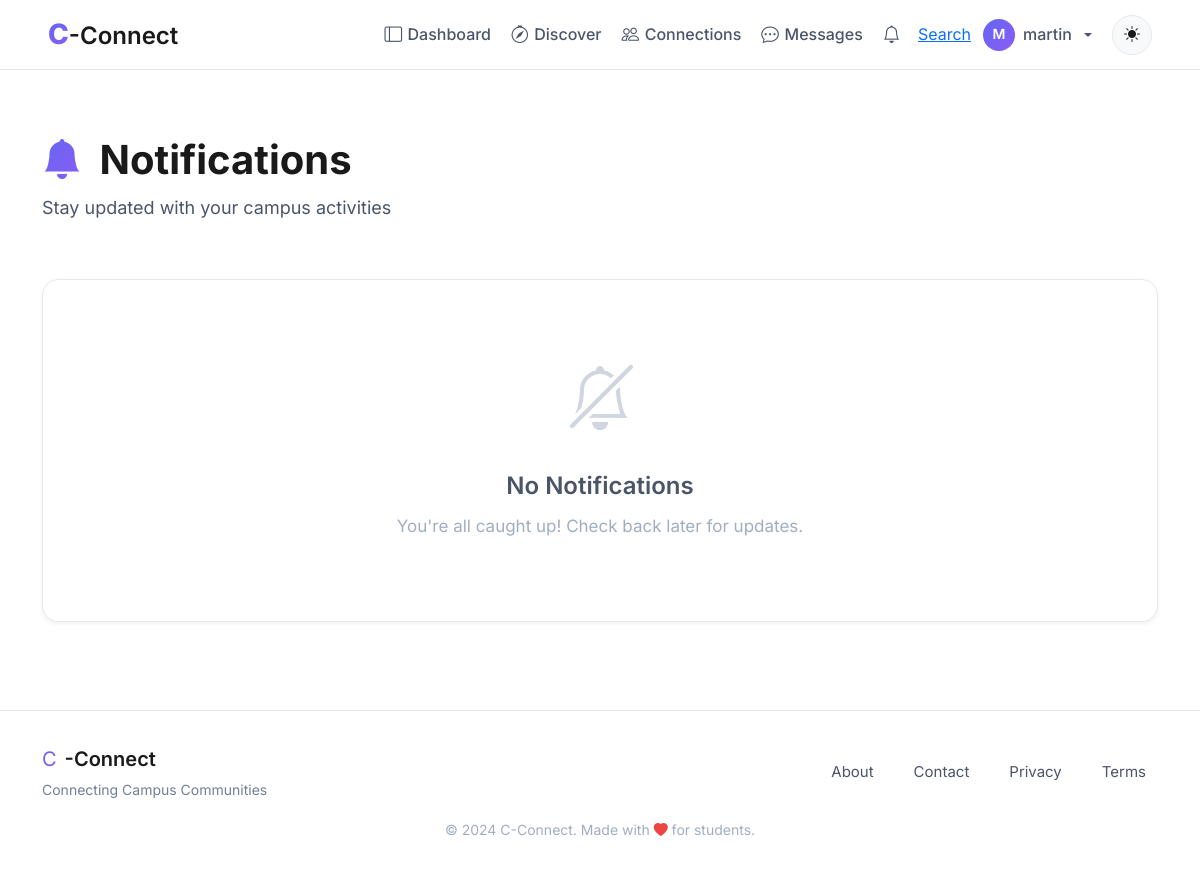
Page /notifications_list (signed in) on the earlier database version.
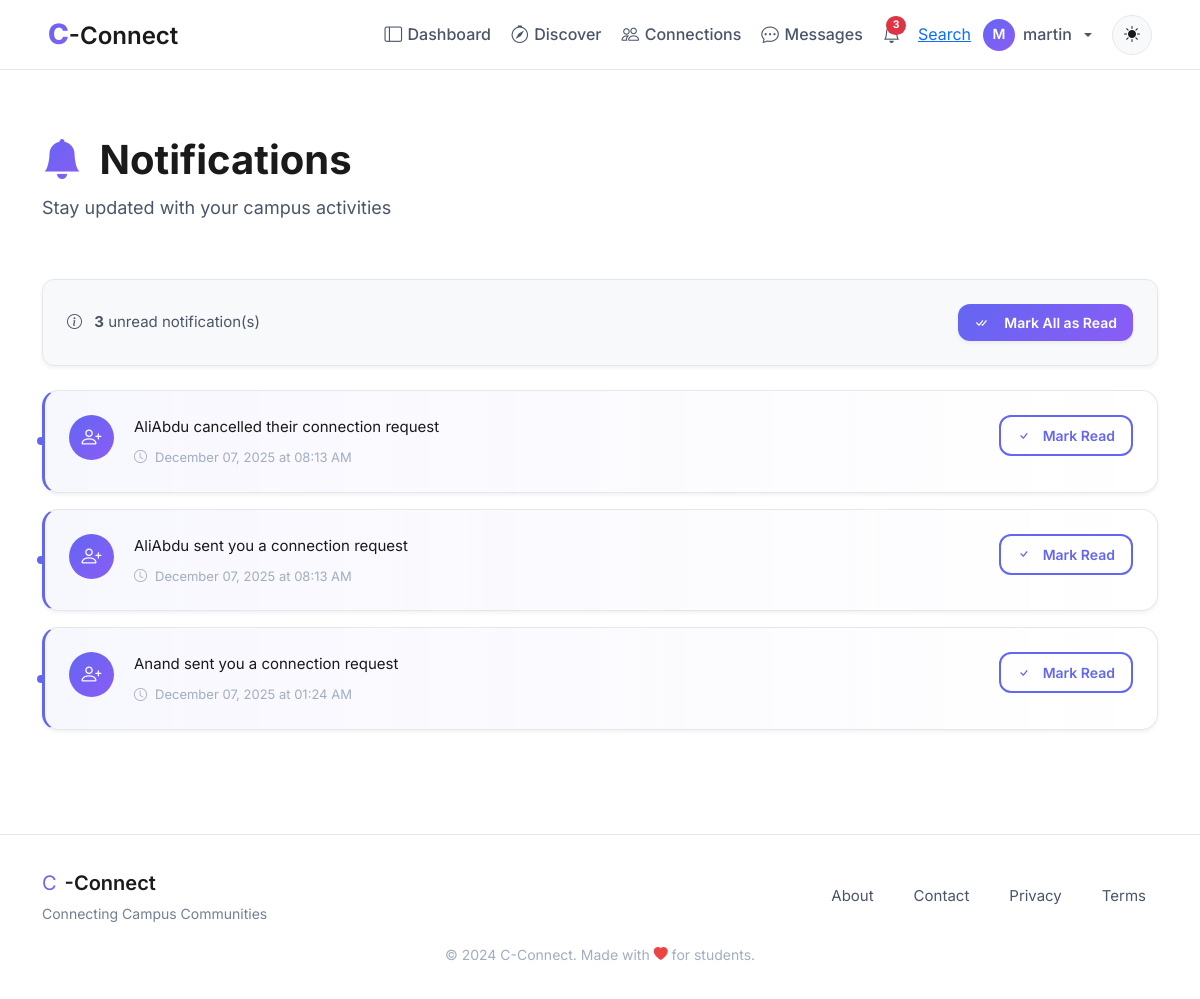
Same page on the later database version.
### models.py (models this page shows, shortened)
class User(UserMixin, db.Model):
    id = db.Column(db.Integer, primary_key=True, autoincrement=True)  # Unique identifier
    username = db.Column(db.String(100), nullable=False)  # Name of the user (later can add this unique if needed)
    email = db.Column(db.String(120), nullable=False, unique=True)  # Email of the user
    password = db.Column(db.String(200), nullable=False)  # Passwords not hashed yet (done in setup_db.py)
    created_at = db.Column(db.DateTime, default=db.func.now())  # Timestamp of account creation
    last_login = db.Column(db.DateTime, nullable=True)  # Timestamp of last login
    pass

class Notification(db.Model):
    id = db.Column(db.Integer, primary_key=True, autoincrement=True)
    user_id = db.Column(db.Integer, db.ForeignKey('user.id'), nullable=False)
    sender_id = db.Column(db.Integer, db.ForeignKey('user.id'), nullable=True)
    message = db.Column(db.String(255), nullable=False)
    is_read = db.Column(db.Boolean, default=False)
    created_at = db.Column(db.DateTime, default=db.func.now())
    user = db.relationship('User', foreign_keys=[user_id], backref='notifications')
    sender = db.relationship('User', foreign_keys=[sender_id])

### blueprints/notifications/routes.py (the view)
@notifications.route('/notifications_list')
@login_required
def notifications_list():
    notifs = Notification.query.filter_by(user_id=current_user.id) \
                .order_by(Notification.created_at.desc()) \
                .all()
    return render_template('notifications/notif_list.html', notifs=notifs)

### app.py (called while the page is built)
def create_app():
    app = Flask(__name__, instance_relative_config=True) #db path inside the instance/ folder always resolves correctly
    app.config.from_object('config.Config')
    @app.context_processor
    def utility_processor():
        return dict(to_ist=to_ist)
    try:
        os.makedirs(app.instance_path)
    except OSError:
        pass
    register_extensions(app)
    register_security_headers(app)
    register_blueprints(app)
    register_errorhandlers(app)
    configure_logging(app)
    register_daily_cleanup(app)
    register_profilevisit_cleanup(app)
    return app

### blueprints/auth/__init__.py (called while the page is built)
@login_manager.user_loader
def load_user(user_id):
    from models import User  # Importing User model for querying  (import here to avoid circular imports)
    return User.query.get(int(user_id))

@auth.after_app_request
def add_header(response):
    if current_user.is_authenticated and request.blueprint == 'auth':
        response.headers['Cache-Control'] = 'no-store, no-cache, must-revalidate, post-check=0, pre-check=0, max-age=0'
        response.headers['Pragma'] = 'no-cache'
        response.headers['Expires'] = '-1'
    return response

### factory_helpers.py (called while the page is built, shortened)
def register_security_headers(app):
    @app.after_request
    def set_secure_headers(response):
        response.headers['Content-Security-Policy'] = (
            "default-src 'self'; "
            "img-src 'self' data: blob: https:; "# Allow external images
            "style-src 'self' 'unsafe-inline' https:; "# ADD https: for CDNs
            "script-src 'self' 'unsafe-inline' https:; "# ADD https: for JS
            "font-src 'self' https: data:; "# Google Fonts
            "connect-src 'self' https:;"  # ← ADD https: for CDNs/maps
        )
        response.headers['X-Content-Type-Options'] = 'nosniff'
        response.headers['X-Frame-Options'] = 'DENY'
        response.headers['Referrer-Policy'] = 'strict-origin-when-cross-origin'
        response.headers['Permissions-Policy'] = 'geolocation=(), microphone=()'
        return response

def to_ist(utc_dt):
    ist = pytz.timezone('Asia/Kolkata')
    return utc_dt.replace(tzinfo=pytz.utc).astimezone(ist)

def register_profilevisit_cleanup(app):
    last_cleanup = {'t': 0}
    @app.before_request
    def cleanup_visits():
        now = time.time()
        if now - last_cleanup['t'] < 3600:  # run once every hour
            return

### blueprints/notifications/templates/notifications/notif_list.html (shortened to what this page needs)
{% extends "base.html" %}
{% block body %}
<div class="container py-4">
    <div class="notifications-header animate-on-scroll">
        <h1 class="notifications-title">
            <i class="bi bi-bell-fill me-2" style="background: linear-gradient(135deg, var(--primary-color), var(--accent-color)); -webkit-background-clip: text; -webkit-text-fill-color: transparent;"></i>
            Notifications
        </h1>
        <p class="notifications-subtitle">Stay updated with your campus activities</p>
    </div>
    {% if notifs %}
    <div class="notifications-actions glass-card animate-on-scroll">
        <div class="notif-stats">
            <i class="bi bi-info-circle me-2"></i>
            <strong>{{ notifs | selectattr("is_read", "equalto", False) | list | length }}</strong> unread notification(s)
        </div>
        <form method="POST" action="{{ url_for('notifications.mark_all_read') }}">
            <button class="btn btn-primary-custom btn-sm">
                <i class="bi bi-check-all me-2"></i>Mark All as Read
            </button>
        </form>
    </div>
    {% endif %}
    <div class="notifications-list">
        {% if notifs %}
            {% for n in notifs %}
            <div class="notif-item glass-card animate-on-scroll {{ '' if n.is_read else 'unread' }}">
                <div class="notif-content">
                    <div class="notif-icon">
                        <i class="bi bi-{{ 'person-plus' if 'connection' in n.message.lower() else 'bell' }}"></i>
                    </div>
                    <div class="notif-body">
                        <div class="notif-message">{{ n.message }}</div>
                        <div class="notif-time">
                            <i class="bi bi-clock"></i>
                            {{ to_ist(n.created_at).strftime('%B %d, %Y at %I:%M %p') }}
                        </div>
                    </div>
                    {% if not n.is_read %}
                    <div class="notif-actions">
                        <a href="{{ url_for('notifications.mark_read', notif_id=n.id) }}" class="btn btn-outline-custom btn-sm">
                            <i class="bi bi-check"></i>
                            <span class="d-none d-md-inline ms-1">Mark Read</span>
                        </a>
                    </div>
                    {% endif %}
                </div>
            </div>
            {% endfor %}
        {% else %}
            <div class="glass-card empty-state animate-on-scroll">
                <div class="empty-icon">
                    <i class="bi bi-bell-slash"></i>
                </div>
                <h2 class="empty-title">No Notifications</h2>
                <p class="empty-text">You're all caught up! Check back later for updates.</p>
            </div>
        {% endif %}
    </div>
</div>
{% endblock %}

### templates/base.html (shortened to what this page needs)
<!DOCTYPE html>
<html lang="en">
<head>
    <link rel="stylesheet" href="https://cdn.jsdelivr.net/npm/bootstrap-icons@1.11.1/font/bootstrap-icons.css">
    <link href="https://cdn.jsdelivr.net/npm/bootstrap@5.3.2/dist/css/bootstrap.min.css" rel="stylesheet">
    <link rel="stylesheet" href="{{ url_for('static', filename='css/global.css') }}">
</head>
<body>
    <nav class="navbar navbar-expand-lg navbar-glass fixed-top">
        <div class="container-fluid px-lg-5 px-3">
            <a class="navbar-brand" href="{{ url_for('main.home') }}">
                <span class="brand-c">C</span><span class="brand-connect">-Connect</span>
            </a>
            <div class="collapse navbar-collapse" id="navbarNav">
                <ul class="navbar-nav ms-auto align-items-lg-center gap-1">
                    {% if current_user.is_authenticated %}
                        <li class="nav-item">
                            <a class="nav-link" href="{{ url_for('main.dashboard') }}">
                                <i class="bi bi-layout-sidebar"></i>Dashboard
                            </a>
                        </li>
                        <li class="nav-item">
                            <a class="nav-link" href="{{ url_for('main.discover') }}">
                                <i class="bi bi-compass"></i>Discover
                            </a>
                        </li>
                        <li class="nav-item">
                            <a class="nav-link" href="{{ url_for('connections.connections_home') }}">
                                <i class="bi bi-people"></i>Connections
                            </a>
                        </li>
                        <li class="nav-item">
                            <a class="nav-link" href="{{ url_for('main.messages') }}">
                                <i class="bi bi-chat-dots"></i>Messages
                            </a>
                        </li>
                        <li class="nav-item position-relative">
                            <a class="nav-link" href="{{ url_for('notifications.notifications_list') }}">
                                <i class="bi bi-bell"></i>
                                {% set unread = current_user.notifications | selectattr("is_read", "equalto", False) | list %}
                                {% if unread|length > 0 %}
                                <span class="badge bg-danger rounded-pill">{{ unread|length }}</span>
                                {% endif %}
                            </a>
                        </li>
                        <li><a href="{{ url_for('main.search_page') }}">Search</a></li>
                        <li class="nav-item dropdown">
                            <a class="nav-link dropdown-toggle d-flex align-items-center gap-2" href="#" role="button" data-bs-toggle="dropdown">
                                <div style="width: 32px; height: 32px; border-radius: 50%; background: linear-gradient(135deg, var(--primary-color), var(--accent-color)); display: flex; align-items: center; justify-content: center; color: white; font-weight: 600; font-size: 0.875rem;">
                                    {{ current_user.username[0].upper() }}
                                </div>
                                <span class="d-none d-lg-inline">{{ current_user.username }}</span>
                            </a>
                        </li>
                    {% endif %}
                    <li class="nav-item ms-lg-2">
                        <button class="btn-theme-toggle" id="themeToggle" aria-label="Toggle theme">
                            <i class="bi bi-sun-fill" id="themeIcon"></i>
                        </button>
                    </li>
                </ul>
            </div>
        </div>
    </nav>
    <main class="main-content">
        {% block body %}{% endblock %}
    </main>
    <footer class="footer-glass">
        <div class="container">
            <div class="row align-items-center">
                <div class="col-md-6 text-center text-md-start mb-3 mb-md-0">
                    <div class="d-flex align-items-center justify-content-center justify-content-md-start gap-2">
                        <span class="brand-c" style="font-size: 1.25rem;">C</span>
                        <span class="brand-connect" style="font-size: 1.25rem;">-Connect</span>
                    </div>
                    <p class="footer-tagline mb-0">Connecting Campus Communities</p>
                </div>
                <div class="col-md-6">
                    <div class="d-flex justify-content-center justify-content-md-end gap-3 flex-wrap">
                        <a href="{{ url_for('main.about') }}" class="footer-link">About</a>
                        <a href="{{ url_for('main.contact') }}" class="footer-link">Contact</a>
                        <a href="#" class="footer-link">Privacy</a>
                        <a href="#" class="footer-link">Terms</a>
                    </div>
                </div>
            </div>
            <div class="row mt-3">
                <div class="col text-center">
                    <small class="text-muted">
                        &copy; 2024 C-Connect. Made with <i class="bi bi-heart-fill" style="color: var(--danger-color);"></i> for students.
                    </small>
                </div>
            </div>
        </div>
    </footer>
</body>
</html>

### static/css/global.css (style rules this page uses)
* { margin: 0; padding: 0; box-sizing: border-box; }
:root { --bg-primary: #ffffff; --bg-secondary: #f8f9fa; --bg-tertiary: #f1f3f5; --bg-glass: rgba(255, 255, 255, 0.9); --bg-glass-hover: rgba(255, 255, 255, 0.95); --text-primary: #1a1a1a; --text-secondary: #4a5568; --text-tertiary: #718096; --text-muted: #a0aec0; --primary-color: #6366f1; --primary-hover: #4f46e5; --primary-light: #818cf8; --accent-color: #8b5cf6; --accent-hover: #7c3aed; --success-color: #10b981; --warning-color: #f59e0b; --danger-color: #ef4444; --info-color: #3b82f6; --border-color: #e5e7eb; --border-radius-sm: 8px; --border-radius-md: 12px; --border-radius-lg: 16px; --border-radius-xl: 24px; --shadow-xs: 0 1px 2px rgba(0, 0, 0, 0.05); --shadow-sm: 0 2px 4px rgba(0, 0, 0, 0.06); --shadow-md: 0 4px 12px rgba(0, 0, 0, 0.08); --shadow-lg: 0 8px 24px rgba(0, 0, 0, 0.12); --shadow-xl: 0 12px 40px rgba(0, 0, 0, 0.15); --transition-fast: 150ms ease; --transition-base: 250ms ease; --transition-slow: 350ms ease; --nav-height: 70px; }
body { font-family: 'Inter', -apple-system, BlinkMacSystemFont, 'Segoe UI', Roboto, sans-serif; font-size: 16px; line-height: 1.6; color: var(--text-primary); background: var(--bg-primary); transition: background var(--transition-base), color var(--transition-base); overflow-x: hidden; }
h1, h2, h3, h4, h5, h6 { font-weight: 700; line-height: 1.3; color: var(--text-primary); }
h1 { font-size: 2.5rem; }
.navbar-glass { background: var(--bg-glass); backdrop-filter: blur(20px); -webkit-backdrop-filter: blur(20px); border-bottom: 1px solid var(--border-color); padding: 0.75rem 0; transition: all var(--transition-base); height: var(--nav-height); }
.navbar-brand { font-size: 1.5rem; font-weight: 800; color: var(--text-primary); transition: transform var(--transition-fast); }
.brand-c { background: linear-gradient(135deg, var(--primary-color), var(--accent-color)); -webkit-background-clip: text; -webkit-text-fill-color: transparent; background-clip: text; font-size: 1.75rem; }
.brand-connect { color: var(--text-primary); font-weight: 600; }
.nav-link { color: var(--text-secondary); font-weight: 500; padding: 0.5rem 1rem; border-radius: var(--border-radius-sm); transition: all var(--transition-fast); position: relative; }
.nav-link i { margin-right: 0.35rem; font-size: 1.1rem; }
.nav-link .badge { position: absolute; top: 0.25rem; right: 0.5rem; font-size: 0.65rem; padding: 0.25rem 0.4rem; animation: pulse 2s infinite; }
.btn-theme-toggle { background: var(--bg-secondary); border: 1px solid var(--border-color); color: var(--text-primary); width: 40px; height: 40px; border-radius: 50%; display: flex; align-items: center; justify-content: center; transition: all var(--transition-base); cursor: pointer; }
.btn { padding: 0.625rem 1.5rem; border-radius: var(--border-radius-md); font-weight: 600; font-size: 0.9375rem; transition: all var(--transition-base); border: none; cursor: pointer; display: inline-flex; align-items: center; justify-content: center; gap: 0.5rem; }
.btn-primary-custom { background: linear-gradient(135deg, var(--primary-color), var(--accent-color)); color: white; box-shadow: var(--shadow-sm); }
.btn-outline-custom { background: transparent; color: var(--primary-color); border: 2px solid var(--primary-color); }
.btn-sm { padding: 0.5rem 1rem; font-size: 0.875rem; }
.glass-card { background: var(--bg-glass); backdrop-filter: blur(20px); -webkit-backdrop-filter: blur(20px); border: 1px solid var(--border-color); border-radius: var(--border-radius-lg); box-shadow: var(--shadow-sm); transition: all var(--transition-base); }
.main-content { min-height: calc(100vh - var(--nav-height) - 200px); padding-top: var(--nav-height); }
.animate-on-scroll { opacity: 0; transform: translateY(30px); transition: all 0.6s ease; }
.animate-on-scroll.animate-in { opacity: 1; transform: translateY(0); }
.fade-in { animation: fadeIn 0.6s ease; }
.footer-glass { background: var(--bg-glass); backdrop-filter: blur(20px); border-top: 1px solid var(--border-color); padding: 2rem 0; margin-top: 4rem; }
.footer-tagline { color: var(--text-tertiary); font-size: 0.875rem; margin-top: 0.25rem; }
.footer-link { color: var(--text-secondary); text-decoration: none; margin: 0 0.75rem; font-size: 0.9375rem; transition: color var(--transition-fast); }
.text-muted { color: var(--text-muted) !important; }

Differences in the rows shown:
added Notification: message "AliAbdu cancelled their connection request", created_at "December 07, 2025 at 08:13 AM"
added Notification: message "AliAbdu sent you a connection request", created_at "December 07, 2025 at 08:13 AM"
added Notification: message "Anand sent you a connection request", created_at "December 07, 2025 at 01:24 AM"
Other differences:
{{ unread|length }}: (not shown) → "3"
{{ notifs | selectattr("is_read", "equalto", False) | list | length }}: (not shown) → "3"
text no longer shown: "No Notifications You're all caught up! Check back later for updates."
text now shown: "unread notification(s) Mark All as Read"
